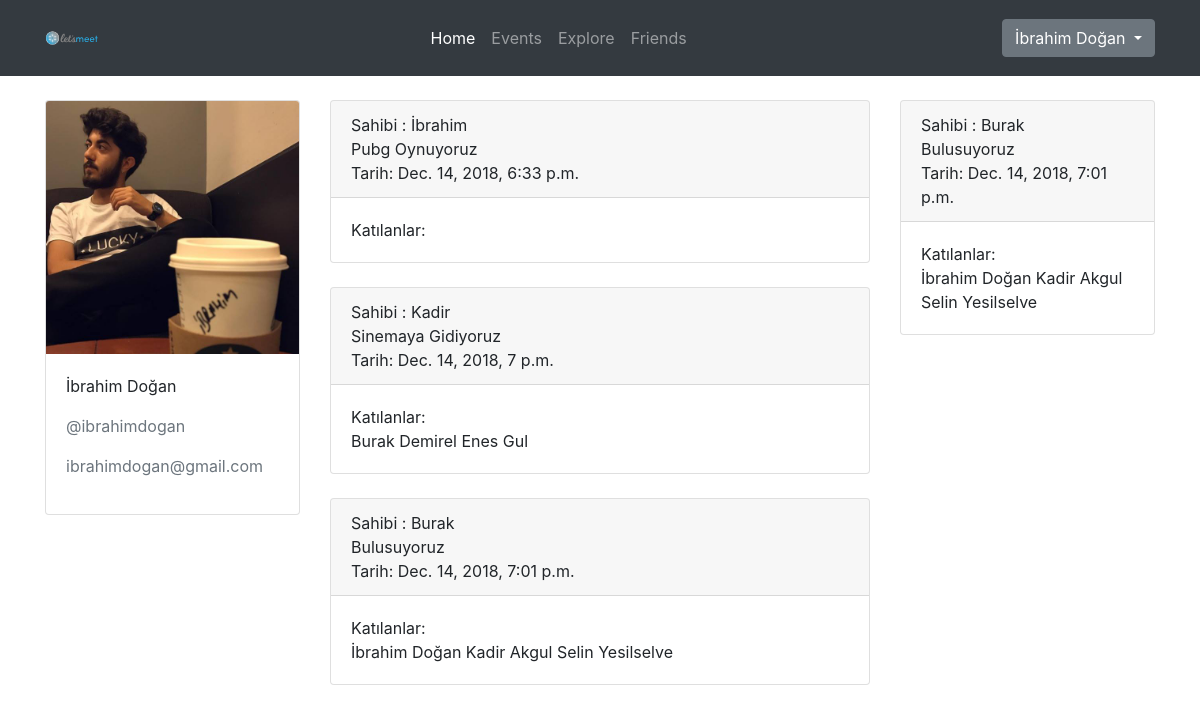
The app's page / (signed in) with its own data.
### main/models.py (models this page shows, shortened)
class Profile(models.Model):
    user = models.OneToOneField(User, on_delete=models.CASCADE)
    first_name = models.CharField(max_length=30, null=True)
    last_name = models.CharField(max_length=30, null=True)
    friends = models.ManyToManyField('self', blank=True)
    image = models.ImageField(default='profile_pics/default.png', upload_to='profile_pics')

class Event(models.Model):
    time = models.DateTimeField()
    createdTime = models.DateTimeField(null=True)
    title = models.CharField(max_length=50)
    owner = models.ForeignKey(EventOwner, on_delete=models.CASCADE, null=True)
    location = models.CharField(max_length=150)
    participants = models.ManyToManyField(Profile, blank=True)
    description = models.TextField(blank=True,null=True)
    url = models.CharField(max_length=500, blank=True, null=True)
    def __str__(self):
        return self.title + " @" + self.owner.profile.user.username

class EventOwner(models.Model):
    profile = models.OneToOneField(Profile, on_delete=models.CASCADE, null=True)

### main/views.py (the view)
# urls.py: path('', views.index, name='home'),
def index(request):
    if request.user.is_authenticated:
        events = Event.objects.all()
        eventUserParticipate = Event.objects.filter(participants=request.user.profile)
        context = {'home': 'active', 'events': events, 'eventUserParticipate': eventUserParticipate}
        return render(request, 'main/index.html', context)
    else:
        return render(request, 'main/welcome.html')

### main/templates/main/index.html
{% extends 'main/base.html' %}
{% block content %}
    <div class="container">
        <div class="row">
            <div class="col-md-3">
                <div class="card">
                    <img class="card-img-top" width="100%" src="{{ user.profile.image.url }}">
                    <div class="card-body">
                        <p>{{ user.profile.first_name }} {{ user.profile.last_name }}</p>
                        <p class="text-secondary">@{{ user.username }}</p>
                        <p class="text-secondary">{{ user.email }}</p>
                    </div>
                </div>
            </div>
            <div class="col-md-6">
                {% for event in events %}
                    <div class="card">
                        <div class="card-header">
                            Sahibi : {{ event.owner.profile.first_name }}<br>{{ event.title }} <br>
                            Tarih: {{ event.time }} </div>
                        <div class="card-body">Katılanlar:<br>
                            {% for participant in event.participants.all %}
                                {{ participant.first_name }} {{ participant.last_name }}
                            {% endfor %}
                        </div>
                    </div>
                    <br>
                {% endfor %}
            </div>
            <div class="col-md-3">
                {% for event in eventUserParticipate %}
                    <div class="card">
                        <div class="card-header">
                            Sahibi : {{ event.owner.profile.first_name }}<br>{{ event.title }} <br>
                            Tarih: {{ event.time }} </div>
                        <div class="card-body">Katılanlar:<br>
                            {% for participant in event.participants.all %}
                                {{ participant.first_name }} {{ participant.last_name }}
                            {% endfor %}
                        </div>
                    </div>
                    <br>
                {% endfor %}
            </div>
        </div>
    </div>
{% endblock %}

### main/templates/main/base.html (shortened to what this page needs)
{% load static %}
<!doctype html>
<html lang="en">
<head>
    <link rel="stylesheet" href="https://stackpath.bootstrapcdn.com/bootstrap/4.1.3/css/bootstrap.min.css"
>
</head>
<body>
<nav class="navbar navbar-expand-lg navbar-dark bg-dark">
    <div class="container">
        <a class="navbar-brand" href="{% url 'home' %}">
            <img src="{% static 'main/img/header.svg' %}" width="100%" height="50" style="margin-right: -120px;"> </a>
        <div class="collapse navbar-collapse" id="navbarNavAltMarkup">
            <ul class="navbar-nav mx-auto">
                {% if user.is_authenticated %}
                <a class="nav-item nav-link {{ home }}" href="{% url 'home' %}">Home </a>
                <a class="nav-item nav-link {{ events }}" href="{% url 'events' %}">Events</a>
                <a class="nav-item nav-link {{ explore }}" href="{% url 'explore' %}">Explore</a>
                <a class="nav-item nav-link {{ friends }}" href="{% url 'friends' %}">Friends</a>
                {% endif %}
            </ul>
        </div>
        <ul class="navbar-nav">
            {% if user.is_authenticated %}
                <div class="dropdown">
                    <button class="btn btn-secondary dropdown-toggle" type="button" id="dropdownMenuButton"
                            data-toggle="dropdown" aria-haspopup="true" aria-expanded="false">
                        {{ user.profile.first_name }} {{ user.profile.last_name }}
                    </button>
                </div>
            {% endif %}
    </div>
</nav>
{% if user.is_authenticated %}
<br>
{% endif %}
{% block content %}
{% endblock %}
</body>
</html>

### main/templates/main/base.html (style rules this page uses)
body { background: white; }

### records on screen
Event: owner.profile.first_name "İbrahim", title "Pubg Oynuyoruz", time "Dec. 14, 2018, 6:33 p.m."
Event: owner.profile.first_name "Kadir", title "Sinemaya Gidiyoruz", time "Dec. 14, 2018, 7 p.m."
Profile: first_name "Burak", last_name "Demirel"
Profile: first_name "Enes", last_name "Gul"
Event: owner.profile.first_name "Burak", title "Bulusuyoruz", time "Dec. 14, 2018, 7:01 p.m."
Profile: first_name "İbrahim", last_name "Doğan"
Profile: first_name "Kadir", last_name "Akgul"
Profile: first_name "Selin", last_name "Yesilselve"

### other values on screen
{{ user.profile.first_name }} "İbrahim"
{{ user.profile.last_name }} "Doğan"
{{ user.username }} "ibrahimdogan"
{{ user.email }} "ibrahimdogan@gmail.com"
